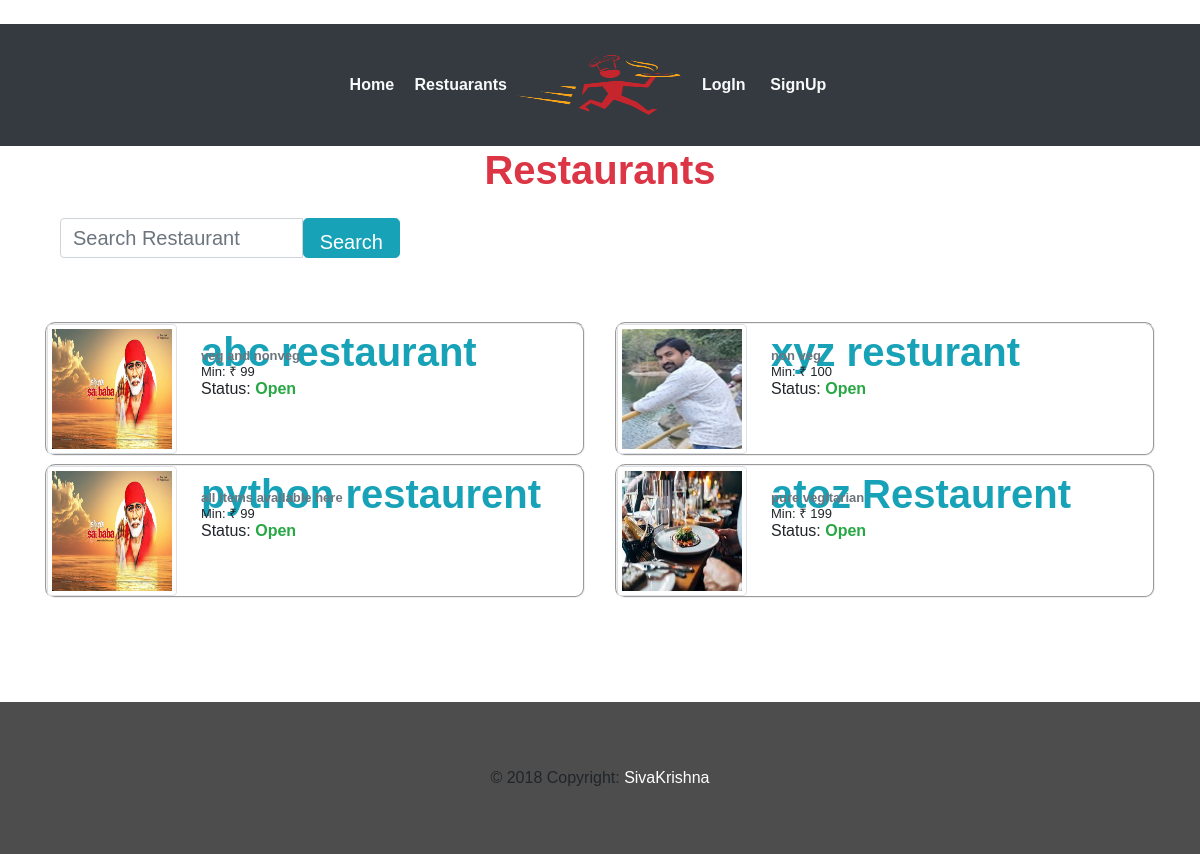
/restaurant/, run on the app's committed database.
### webapp/models.py (models this page shows, shortened)
class Restaurant(models.Model):
	user        = models.OneToOneField(settings.AUTH_USER_MODEL,on_delete=models.CASCADE)
	rname 		= models.CharField(max_length=100,blank=False)
	info	 	= models.CharField(max_length=40,blank=False)
	min_ord		= models.CharField(max_length=5,blank=False)
	location    = models.CharField(max_length=40,blank=False)
	r_logo      = models.FileField(blank=False)
	REST_STATE_OPEN    = "Open"
	REST_STATE_CLOSE   = "Closed"
	REST_STATE_CHOICES =(
			(REST_STATE_OPEN,REST_STATE_OPEN),
			(REST_STATE_CLOSE,REST_STATE_CLOSE)
		)
	status 	= models.CharField(max_length=50,choices=REST_STATE_CHOICES,default=REST_STATE_OPEN,blank=False)
	approved = models.BooleanField(blank=False,default=True)

### webapp/views.py (the view)
# urls.py: path('restaurant/',views.restuarent,name='restuarant'),
def restuarent(request):
	r_object = Restaurant.objects.all()
	query 	= request.GET.get('q')
	if query:
		r_object=Restaurant.objects.filter(Q(rname__icontains=query)).distinct()
		return render(request,'webapp/restaurents.html',{'r_object':r_object})
	return render(request,'webapp/restaurents.html',{'r_object':r_object})

### webapp/templates/webapp/restaurents.html (shortened to what this page needs)
{% extends 'webapp/base.html'%}
{% block body %}
<div class="container-fluid">
        <h1 class="text-center text-danger"><strong>Restaurants</strong></h1>
</div>
<br>
<div class="container">
    <div class="col-sm-4 col-sm-offset-3">
      <form class="form-horizontal" role="search" method="get" action=''>
         <div class="form-group ">
         <div class="input-group">
            <input type="text" class="form-control input-lg " name="q" value="{{ request.GET.q }}" placeholder= "Search Restaurant " style="height: 40px; width: 50%; font-size: 20px;" />
            <span class='input-group-btn'>
             <button class='btn btn-info btn-lg'style="height:40px; font-size: 20px;" type='submit'>Search
             </button>
         </span>
        </div>
     </div>
   </form>
 </div>
</div>
<br>
<br>
	<div class="container">
		<div class="row">
		{% for rest in r_object %}
        <div class="col-xs-7 col-md-6">
      <div class="thumbnail">
   		   <div class="media mb-2 ml-8" style="border-radius: 10px; border-style: groove; border-width: 2px;">
        <a href="{% url 'menu' rest.id %}" class="pull-left ">
            <img src="{{rest.r_logo.url}}" class="img-thumbnail img-responsive " style="height: 130px; width: 130px;">
        </a>
        <div class="media-body pl-4">
          <a href="{% url 'menu' rest.id %}" style="text-decoration: none !important;"><h1 class="media-heading text-info mt-1" style="height: 20px;"><strong>{{rest.rname}}</strong></h1></a>
            <h6 class="text-secondary"><font size="2"><strong>{{rest.info}}</strong></font></h6>
            <h4><font size="2">Min: &#x20b9; {{rest.min_ord}}</font></h4>
          	<h5><font size="3">Status: <strong class="text-success">{{rest.status}}</strong></font></h5>
        </div>
    </div>
  </div>
</div>
{% endfor%}
</div>
</div>
{% endblock %}

### webapp/templates/webapp/base.html (shortened to what this page needs)
﻿<!DOCTYPE html>
<html>
<head>
   {% load staticfiles %}
  <link rel="stylesheet" type="text/css" href="{% static 'webapp/css/bootstrap.min.css'%}">
  <link href="/static/webapp/css/style.css" rel="stylesheet" type="text/css" media="all" />
  <link rel='stylesheet' href='https://maxcdn.bootstrapcdn.com/font-awesome/4.5.0/css/font-awesome.min.css' >
  <link href="//netdna.bootstrapcdn.com/bootstrap/3.0.0/css/bootstrap-glyphicons.css" rel="stylesheet">
  <link href="static/webapp/css/animate.css" rel='stylesheet' type='text-center/css' />
  </head>
  <body>
	<nav class="navbar navbar-expand-lg navbar-light bg-dark">
   		 <div class="container">
   		 	 <div class="navbar-collapse collapse w-100 dual-collapse2 order-1 order-md-0">
        <ul class="navbar-nav ml-auto text-center">
            <li class="nav-item active">
                <a class="nav-link text-light" href="{% url 'index' %}"><font size="3">&nbsp; <strong>Home</strong> </font></a>
            </li>
            <li class="nav-item">
                <a class="nav-link text-light" href="{% url 'restuarant' %}"><font size="3">&nbsp;<strong>Restuarants</strong></font></a>
            </li>
        </ul>
    </div>
    <div class="mx-auto my-2 order-0 order-md-1 position-relative">
        <a class="mx-auto" href="#">
            <img  src="/static/webapp/images/logo.png" style="height: 90px;width: 170px;" alt="Home" class="rounded-circle img-responsive">
        </a>
    </div>
    <div class="navbar-collapse collapse w-100 dual-collapse2 order-2 order-md-2">
        <ul class="navbar-nav mr-auto text-center">
          {% if request.user.is_authenticated %}
            <li class="nav-item">
                <a class="nav-link text-light" href="{% url 'logout' %}"><font size="3"> &nbsp;<span aria-hidden="true"></span><strong>LogOut </strong> </font></a>
            </li>
            <li class="nav-item">
                <a class="nav-link text-light" href="{% url 'profile' %}"><font size="3"> &nbsp;<span aria-hidden="true"></span><strong>My Profile</strong></font></a>
            </li>
          {% else %}
            <li class="nav-item">
                <a class="nav-link text-light" href="{% url 'login' %}"><font size="3">&nbsp; <strong>LogIn</strong></font></a>
            </li>
            <li class="nav-item">
                <a class="nav-link text-light" href="{% url 'register' %}"><font size="3">&nbsp; <strong>SignUp</strong></font></a>
            </li>
            {% endif %}
        </ul>
    </div>
</div>
</nav>
{% block body %}
{% endblock %}
<br>
<br>
<br>
<br>
<div class="footer">
    <div class="container-fluid">
    <div class="footer-copyright text-center py-3">© 2018 Copyright:
        <a href="#">SivaKrishna</a>
      </div>
  </div>
</div>
</body>
</html>

### webapp/static/webapp/css/style.css (style rules this page uses)
body { padding:0; margin:0; font-family: 'Source Sans Pro', sans-serif; }
body a { transition:0.5s all; -webkit-transition:0.5s all; -moz-transition:0.5s all; -o-transition:0.5s all; -ms-transition:0.5s all; }
h1,h2,h3,h4,h5,h6 { margin:0; }
ul { margin:0; padding:0; }
.footer { padding:3em 0; background:#4D4D4D; }
.footer a { color:#FFF; }

### data on the page
Restaurant: r_logo (picture), rname "abc restaurant", info "veg and nonveg", min_ord "99", status "Open"
Restaurant: r_logo (picture), rname "xyz resturant", info "non veg", min_ord "100", status "Open"
Restaurant: r_logo (picture), rname "python restaurent", info "all items available here", min_ord "99", status "Open"
Restaurant: r_logo (picture), rname "atoz Restaurent", info "pure vegitarian", min_ord "199", status "Open"
